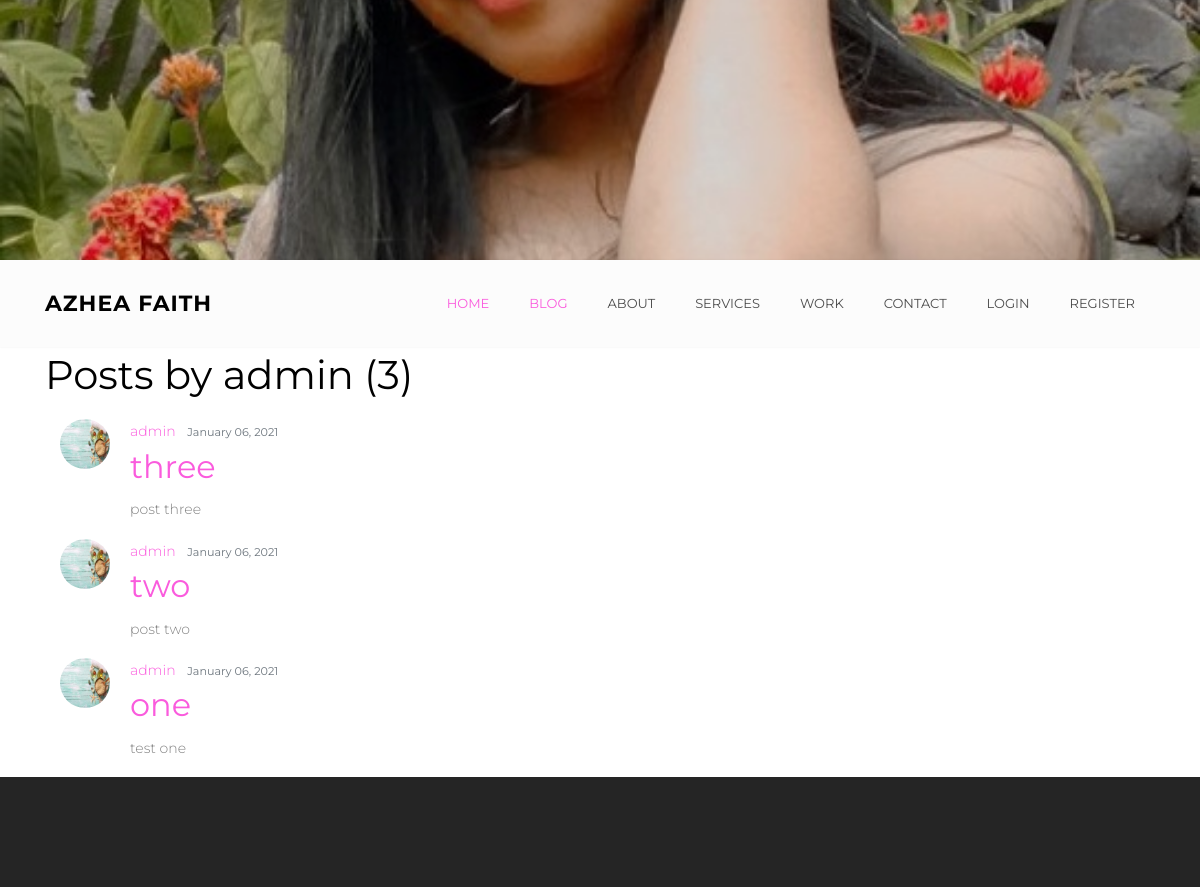
Page /blog/user/admin (middle part) on the earlier database version.
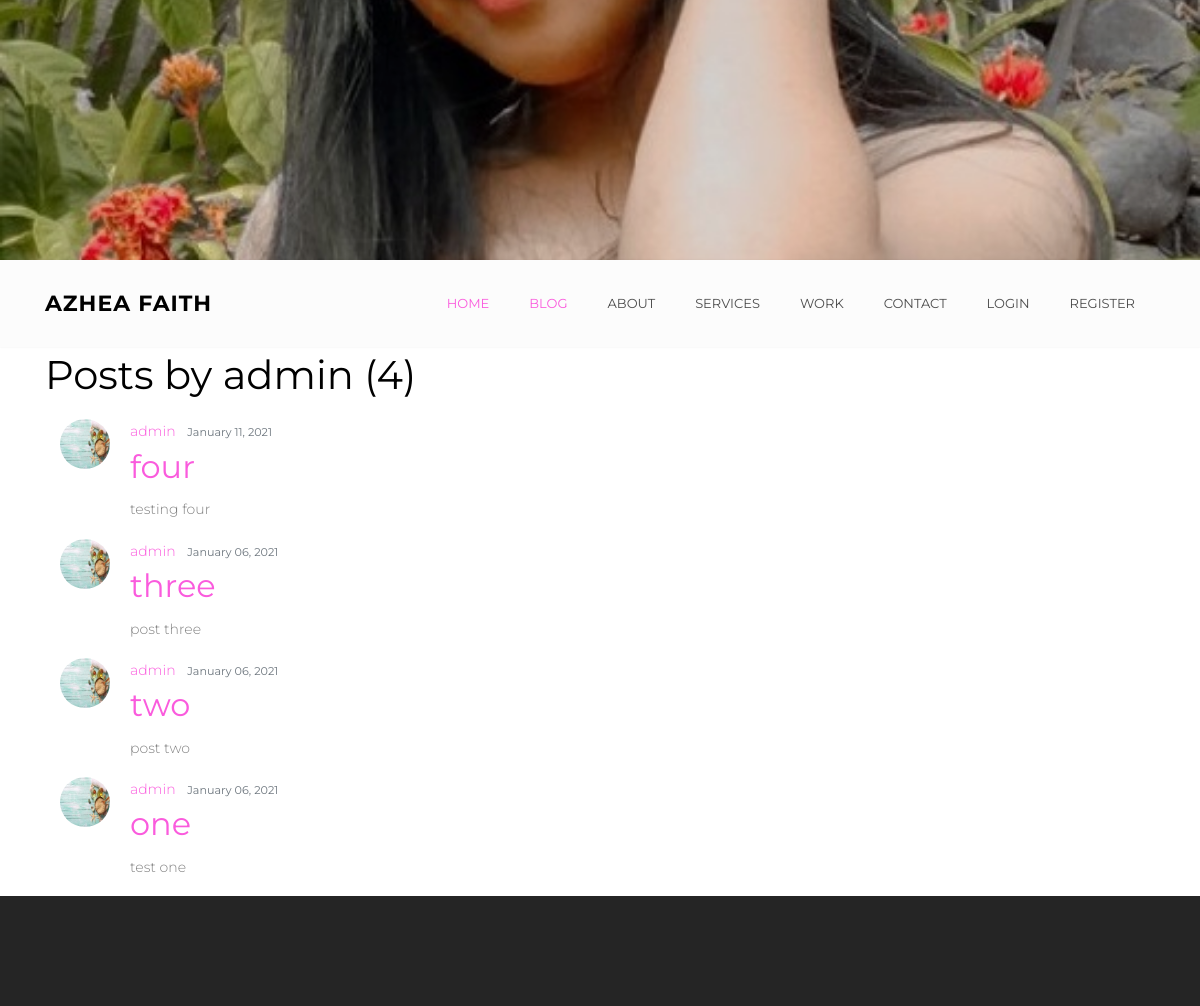
Same page on the later database version.
### blog/models.py (models this page shows, shortened)
class Post(models.Model):
    title = models.CharField(max_length=100)
    content = models.TextField()
    date_posted = models.DateTimeField(default=timezone.now)
    author = models.ForeignKey(User, on_delete=models.CASCADE)

### users/models.py (models this page shows, shortened)
class Profile(models.Model):
    user = models.OneToOneField(User, on_delete=models.CASCADE)
    image = models.ImageField(default='default.jpg', upload_to='profile_pics')

### blog/views.py (the view)
# urls.py: path('user/<str:username>', UserPostListView.as_view(), name='user-posts'),
class UserPostListView(ListView):
    model = Post
    template_name = 'blog/user_posts.html'  # <app>/<model>_<viewtype>.html
    context_object_name = 'posts'
    paginate_by = 5
    def get_queryset(self):
        user = get_object_or_404(User, username=self.kwargs.get('username'))
        return Post.objects.filter(author=user).order_by('-date_posted')

### blog/templates/blog/user_posts.html (shortened to what this page needs)
{% extends "base.html" %}
{% block content %}
<h1 class="mb-3">
  Posts by {{ view.kwargs.username }} ({{ page_obj.paginator.count }})
</h1>
<div class="container">
{% for post in posts %}
<article class="media content-section">
  <img class="test rounded-circle article-img"
       src="{{ post.author.profile.image.url }}"/>
  <div class="media-body">
    <div class="article-metadata">
      <a class="mr-2" href="{% url 'user-posts' post.author.username %}">{{ post.author }}</a>
      <small class="text-muted">{{ post.date_posted|date:"F d, Y" }}</small>
    </div>
    <h2>
      <a class="article-title" href="{% url 'post-detail' post.id %}">{{ post.title }}</a>
    </h2>
    <p class="article-content">{{ post.content }}</p>
  </div>
</article>
{% endfor %}
  </div>
 {% endblock content %}

Differences in the rows shown:
added Post: author.profile.image (placeholder picture), author "admin", date_posted "January 11, 2021", title "four", content "testing four"
Other differences:
{{ page_obj.paginator.count }}: "3" → "4"
